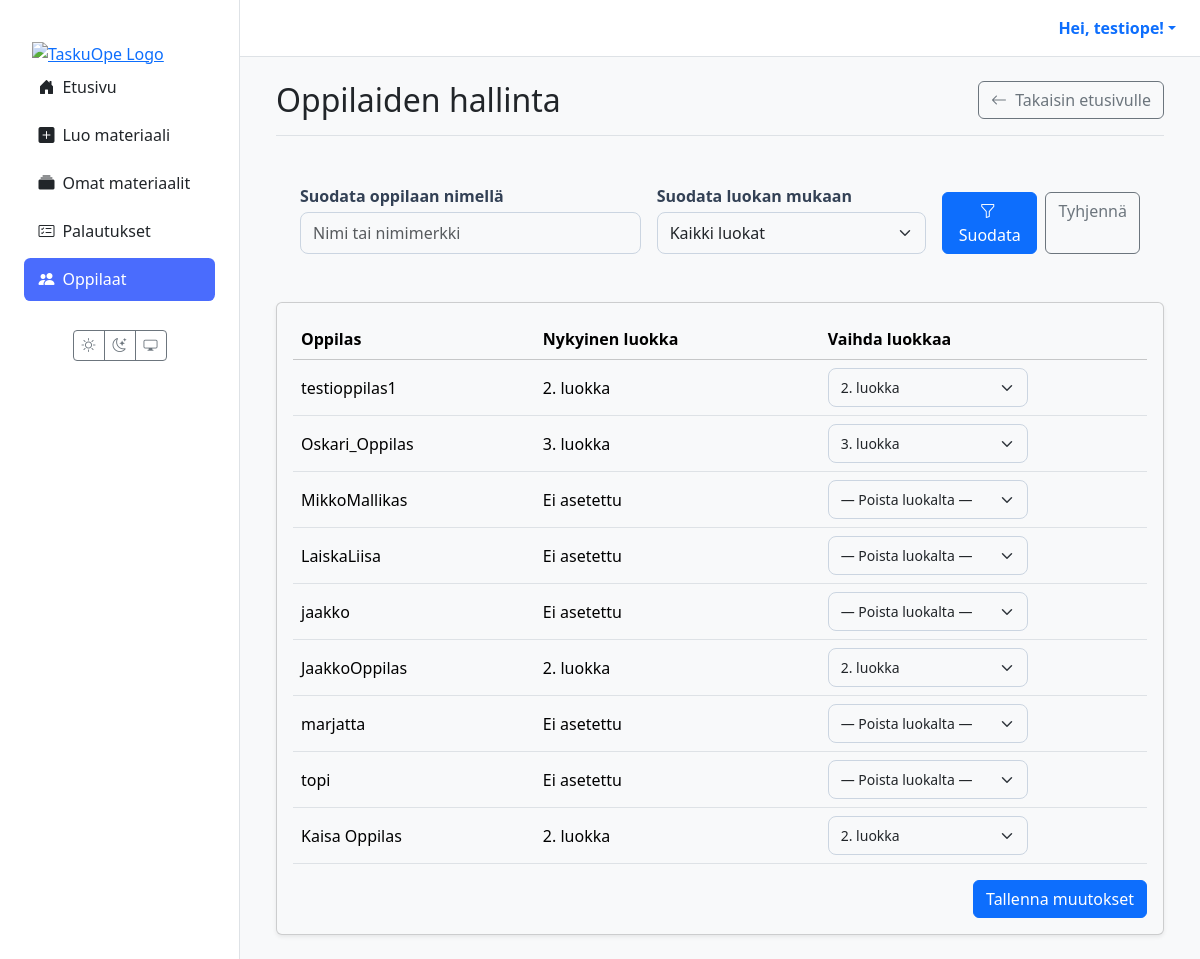
The app's page /students/ (signed in), older data.
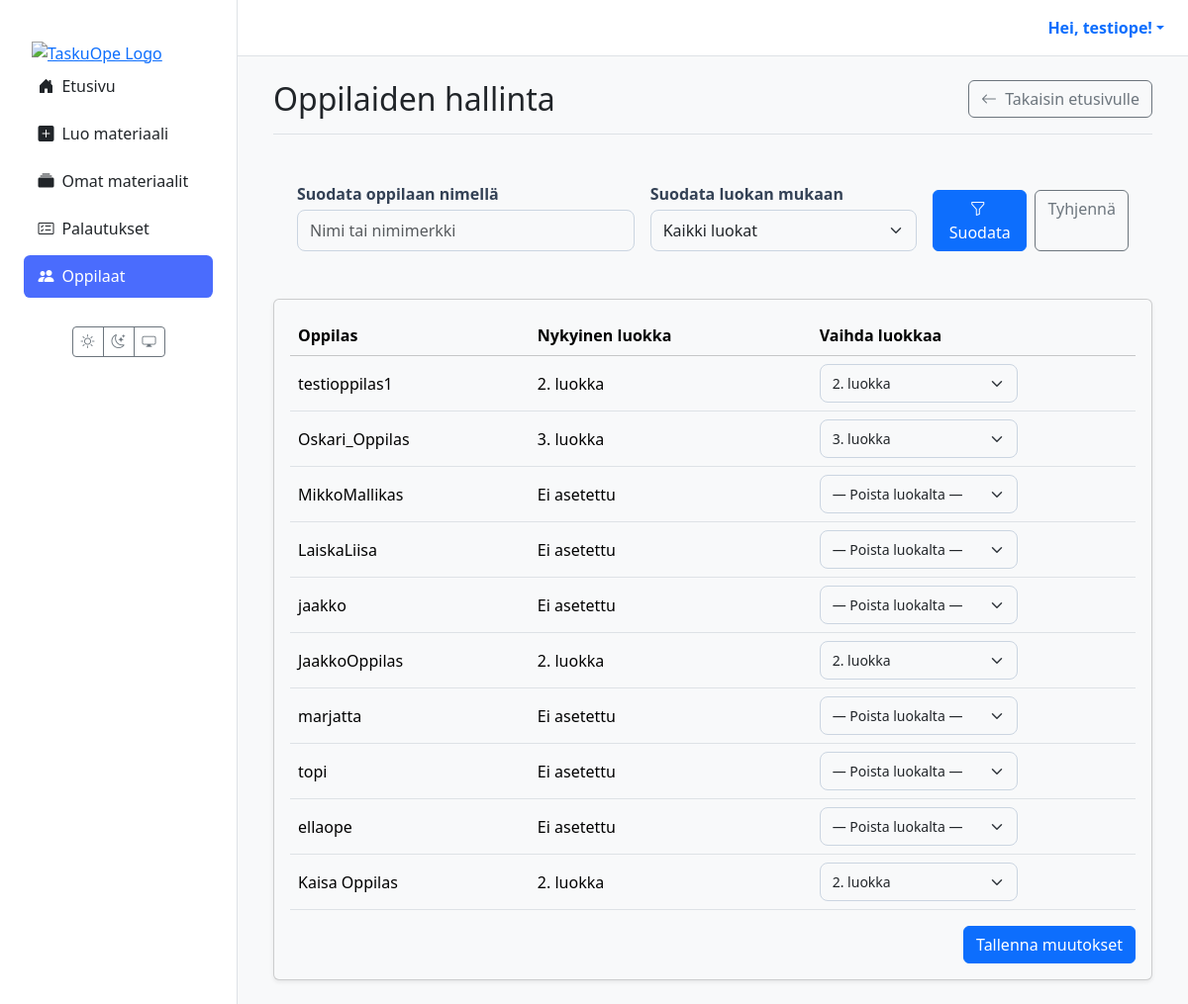
The same page, newer data.
### users/models.py (models this page shows, shortened)
class CustomUser(AbstractUser):
    class Role(models.TextChoices):
        TEACHER = 'TEACHER', 'Teacher'
        STUDENT = 'STUDENT', 'Student'
    role = models.CharField(max_length=50, choices=Role.choices, default=Role.STUDENT)
    grade_class = models.PositiveSmallIntegerField(
        verbose_name="Luokka-aste",
        null=True,
        blank=True,
        choices=[(i, f"{i}. luokka") for i in range(1, 7)]
    )
    profile_image = models.ImageField(
        verbose_name="Profiilikuva",
        upload_to='profile_pics/',
        null=True,
        blank=True
    )

### materials/views.py (the view, shortened to what this page needs)
# urls.py: path('students/', views.teacher_student_list_view, name='teacher_student_list'),
@login_required
def teacher_student_list_view(request):
    if request.user.role != 'TEACHER':
        messages.error(request, "Vain opettajat voivat hallita opiskelijoita.")
        return redirect('dashboard')
    students = CustomUser.objects.filter(role='STUDENT').order_by('last_name', 'first_name')
    grade_choices = CustomUser._meta.get_field('grade_class').choices
    students = CustomUser.objects.filter(role='STUDENT').order_by('last_name', 'first_name')
    q = (request.GET.get('q') or '').strip()
    selected_grade = request.GET.get('grade', '').strip()
    if selected_grade:
        students = students.filter(grade_class=selected_grade)
    grade_choices = CustomUser._meta.get_field('grade_class').choices
    context = {
        'students': students,
        'grade_choices': grade_choices,
        'q': q,   # <-- välitetään templatelle
        'selected_grade': selected_grade,
    }
    return render(request, 'materials/teacher_student_list.html', context)

### templates/materials/teacher_student_list.html (shortened to what this page needs)
{% extends 'partials/base.html' %}
{% block content %}
<div class="container-fluid">
  <div class="d-flex justify-content-between align-items-center mb-4 border-bottom pb-3">
    <h1 class="h2 mb-0">Oppilaiden hallinta</h1>
    <a href="{% url 'dashboard' %}" class="btn btn-outline-secondary">
      <i class="bi bi-arrow-left me-1"></i> Takaisin etusivulle
    </a>
  </div>
<form method="get" class="filter-panel p-3 p-md-4 rounded-3 mb-4">
  <div class="row g-3 align-items-end">
    <div class="col-md-5">
      <label for="student-query" class="form-label fw-semibold mb-1">Suodata oppilaan nimellä</label>
      <input type="text"
             id="student-query"
             name="q"
             value="{{ q|default_if_none:'' }}"
             class="form-control"
             placeholder="Nimi tai nimimerkki">
    </div>
    <div class="col-md-4">
      <label for="grade-filter" class="form-label fw-semibold mb-1">Suodata luokan mukaan</label>
      <select id="grade-filter" name="grade" class="form-select">
        <option value="">Kaikki luokat</option>
      </select>
    </div>
    <div class="col-md-3 d-flex gap-2 justify-content-md-end">
      <button type="submit" class="btn btn-primary">
        <i class="bi bi-funnel me-1"></i> Suodata
      </button>
      <a href="{% url 'teacher_student_list' %}" class="btn btn-outline-secondary">Tyhjennä</a>
    </div>
  </div>
</form>
  <div class="card shadow-sm">
    <div class="card-body">
      <form method="post">
        <table class="table table-hover align-middle tasks">
          <thead class="table-light">
            <tr>
              <th>Oppilas</th>
              <th>Nykyinen luokka</th>
              <th>Vaihda luokkaa</th>
            </tr>
          </thead>
          <tbody>
            {% for student in students %}
              <tr>
                <td data-label="Oppilas">{{ student.get_full_name|default:student.username }}</td>
                <td data-label="Nykyinen luokka">{{ student.get_grade_class_display|default:"Ei asetettu" }}</td>
                <td data-label="Vaihda luokkaa">
                  <select name="student-{{ student.id }}" class="form-select form-select-sm" style="max-width: 200px;">
                    <option value="">— Poista luokalta —</option>
                    {% for grade, display in grade_choices %}
                      <option value="{{ grade }}" {% if student.grade_class == grade %}selected{% endif %}>
                        {{ display }}
                      </option>
                    {% endfor %}
                  </select>
                </td>
              </tr>
            {% empty %}
              <tr>
                <td colspan="3" class="text-center text-muted py-4">Järjestelmässä ei ole oppilaita.</td>
              </tr>
            {% endfor %}
          </tbody>
        </table>
        <div class="mt-3 text-end">
          <button type="submit" class="btn btn-primary">Tallenna muutokset</button>
        </div>
      </form>
    </div>
  </div>
</div>
{% endblock %}

Row changes from the older to the newer data that the page shows:
added CustomUser: get_full_name "ellaope", grade_class "Ei asetettu"
